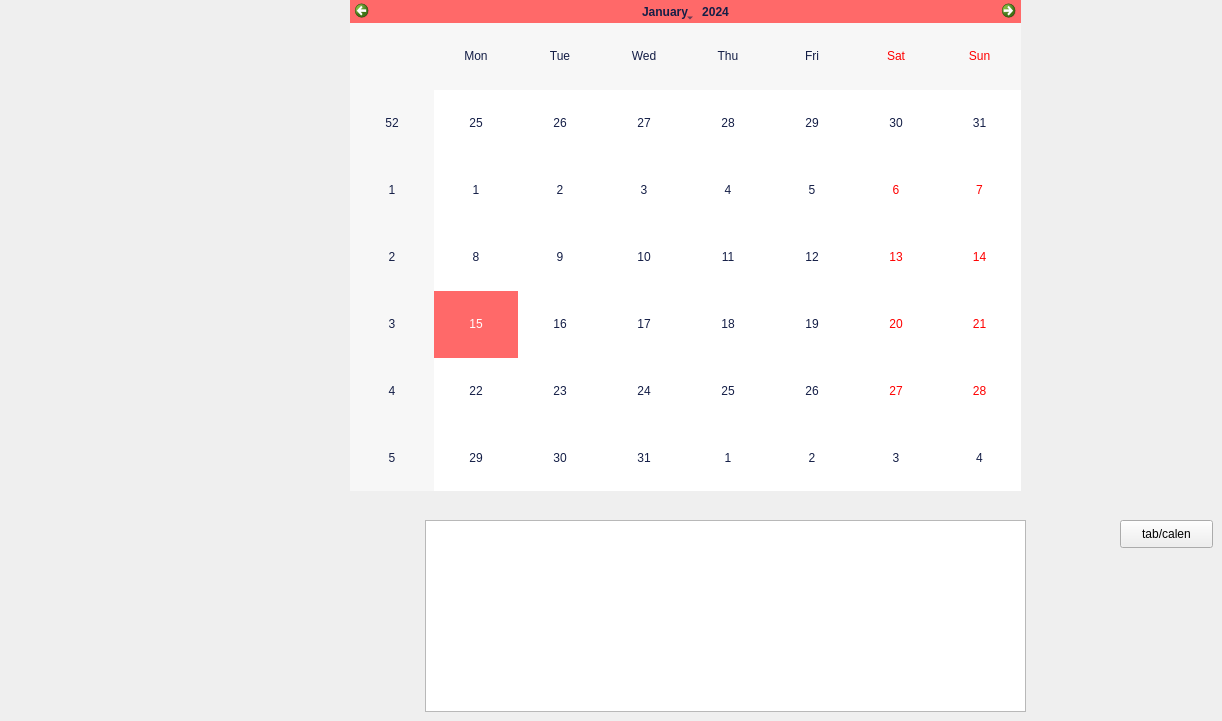
    <widget class="QWidget" name="page_2">
     <widget class="QCalendarWidget" name="calend">
      <property name="geometry">
       <rect>
        <x>350</x>
        <y>0</y>
        <width>671</width>
        <height>491</height>
       </rect>
      </property>
      <property name="palette">
       <palette>
        <active>
         <colorrole role="WindowText">
          <brush brushstyle="SolidPattern">
           <color alpha="255">
            <red>255</red>
            <green>105</green>
            <blue>105</blue>
           </color>
          </brush>
         </colorrole>
         <colorrole role="Button">
          <brush brushstyle="SolidPattern">
           <color alpha="255">
            <red>255</red>
            <green>105</green>
            <blue>105</blue>
           </color>
          </brush>
         </colorrole>
         <colorrole role="Light">
          <brush brushstyle="SolidPattern">
           <color alpha="255">
            <red>213</red>
            <green>234</green>
            <blue>255</blue>
           </color>
          </brush>
         </colorrole>
         <colorrole role="Midlight">
          <brush brushstyle="SolidPattern">
           <color alpha="255">
            <red>149</red>
            <green>202</green>
            <blue>255</blue>
           </color>
          </brush>
         </colorrole>
         <colorrole role="Dark">
          <brush brushstyle="SolidPattern">
           <color alpha="255">
            <red>42</red>
            <green>85</green>
            <blue>127</blue>
           </color>
          </brush>
         </colorrole>
         <colorrole role="Mid">
          <brush brushstyle="SolidPattern">
           <color alpha="255">
            <red>56</red>
            <green>113</green>
            <blue>170</blue>
           </color>
          </brush>
         </colorrole>
         <colorrole role="Text">
          <brush brushstyle="SolidPattern">
           <color alpha="255">
            <red>255</red>
            <green>105</green>
            <blue>105</blue>
           </color>
          </brush>
         </colorrole>
         <colorrole role="BrightText">
          <brush brushstyle="SolidPattern">
           <color alpha="255">
            <red>255</red>
            <green>255</green>
            <blue>255</blue>
           </color>
          </brush>
         </colorrole>
         <colorrole role="ButtonText">
          <brush brushstyle="SolidPattern">
           <color alpha="255">
            <red>255</red>
            <green>105</green>
            <blue>105</blue>
           </color>
          </brush>
         </colorrole>
         <colorrole role="Base">
          <brush brushstyle="SolidPattern">
           <color alpha="255">
            <red>255</red>
            <green>105</green>
            <blue>105</blue>
           </color>
          </brush>
         </colorrole>
         <colorrole role="Window">
          <brush brushstyle="SolidPattern">
           <color alpha="255">
            <red>255</red>
            <green>105</green>
            <blue>105</blue>
           </color>
          </brush>
         </colorrole>
         <colorrole role="Shadow">
          <brush brushstyle="SolidPattern">
           <color alpha="255">
            <red>0</red>
            <green>0</green>
            <blue>0</blue>
           </color>
          </brush>
         </colorrole>
         <colorrole role="AlternateBase">
          <brush brushstyle="SolidPattern">
           <color alpha="255">
            <red>170</red>
            <green>212</green>
            <blue>255</blue>
           </color>
          </brush>
         </colorrole>
         <colorrole role="ToolTipBase">
          <brush brushstyle="SolidPattern">
           <color alpha="255">
            <red>255</red>
            <green>255</green>
            <blue>220</blue>
           </color>
          </brush>
         </colorrole>
         <colorrole role="ToolTipText">
          <brush brushstyle="SolidPattern">
           <color alpha="255">
            <red>0</red>
            <green>0</green>
            <blue>0</blue>
           </color>
          </brush>
         </colorrole>
         <colorrole role="PlaceholderText">
          <brush brushstyle="SolidPattern">
           <color alpha="128">
            <red>0</red>
            <green>0</green>
            <blue>0</blue>
           </color>
          </brush>
         </colorrole>
        </active>
        <inactive>
         <colorrole role="WindowText">
          <brush brushstyle="SolidPattern">
           <color alpha="255">
            <red>255</red>
            <green>105</green>
            <blue>105</blue>
           </color>
          </brush>
         </colorrole>
         <colorrole role="Button">
          <brush brushstyle="SolidPattern">
           <color alpha="255">
            <red>255</red>
            <green>105</green>
            <blue>105</blue>
           </color>
          </brush>
         </colorrole>
         <colorrole role="Light">
          <brush brushstyle="SolidPattern">
           <color alpha="255">
            <red>213</red>
            <green>234</green>
            <blue>255</blue>
           </color>
          </brush>
         </colorrole>
         <colorrole role="Midlight">
          <brush brushstyle="SolidPattern">
           <color alpha="255">
            <red>149</red>
            <green>202</green>
            <blue>255</blue>
           </color>
          </brush>
         </colorrole>
         <colorrole role="Dark">
          <brush brushstyle="SolidPattern">
           <color alpha="255">
            <red>42</red>
            <green>85</green>
            <blue>127</blue>
           </color>
          </brush>
         </colorrole>
         <colorrole role="Mid">
          <brush brushstyle="SolidPattern">
           <color alpha="255">
            <red>56</red>
            <green>113</green>
            <blue>170</blue>
           </color>
          </brush>
         </colorrole>
         <colorrole role="Text">
          <brush brushstyle="SolidPattern">
           <color alpha="255">
            <red>255</red>
            <green>105</green>
            <blue>105</blue>
           </color>
          </brush>
         </colorrole>
         <colorrole role="BrightText">
          <brush brushstyle="SolidPattern">
           <color alpha="255">
            <red>255</red>
            <green>255</green>
            <blue>255</blue>
           </color>
          </brush>
         </colorrole>
         <colorrole role="ButtonText">
          <brush brushstyle="SolidPattern">
           <color alpha="255">
            <red>255</red>
            <green>105</green>
            <blue>105</blue>
           </color>
          </brush>
         </colorrole>
         <colorrole role="Base">
          <brush brushstyle="SolidPattern">
           <color alpha="255">
            <red>255</red>
            <green>105</green>
            <blue>105</blue>
           </color>
          </brush>
         </colorrole>
         <colorrole role="Window">
          <brush brushstyle="SolidPattern">
           <color alpha="255">
            <red>255</red>
            <green>105</green>
            <blue>105</blue>
           </color>
          </brush>
         </colorrole>
         <colorrole role="Shadow">
          <brush brushstyle="SolidPattern">
           <color alpha="255">
            <red>0</red>
            <green>0</green>
            <blue>0</blue>
           </color>
          </brush>
         </colorrole>
         <colorrole role="AlternateBase">
          <brush brushstyle="SolidPattern">
           <color alpha="255">
            <red>170</red>
            <green>212</green>
            <blue>255</blue>
           </color>
          </brush>
         </colorrole>
         <colorrole role="ToolTipBase">
          <brush brushstyle="SolidPattern">
           <color alpha="255">
            <red>255</red>
            <green>255</green>
            <blue>220</blue>
           </color>
          </brush>
         </colorrole>
         <colorrole role="ToolTipText">
          <brush brushstyle="SolidPattern">
           <color alpha="255">
            <red>0</red>
            <green>0</green>
            <blue>0</blue>
           </color>
          </brush>
         </colorrole>
         <colorrole role="PlaceholderText">
          <brush brushstyle="SolidPattern">
           <color alpha="128">
            <red>0</red>
            <green>0</green>
            <blue>0</blue>
           </color>
          </brush>
         </colorrole>
        </inactive>
        <disabled>
         <colorrole role="WindowText">
          <brush brushstyle="SolidPattern">
           <color alpha="255">
            <red>255</red>
            <green>105</green>
            <blue>105</blue>
           </color>
          </brush>
         </colorrole>
         <colorrole role="Button">
          <brush brushstyle="SolidPattern">
           <color alpha="255">
            <red>255</red>
            <green>105</green>
            <blue>105</blue>
           </color>
          </brush>
         </colorrole>
         <colorrole role="Light">
          <brush brushstyle="SolidPattern">
           <color alpha="255">
            <red>213</red>
            <green>234</green>
            <blue>255</blue>
           </color>
          </brush>
         </colorrole>
         <colorrole role="Midlight">
          <brush brushstyle="SolidPattern">
           <color alpha="255">
            <red>149</red>
            <green>202</green>
            <blue>255</blue>
           </color>
          </brush>
         </colorrole>
         <colorrole role="Dark">
          <brush brushstyle="SolidPattern">
           <color alpha="255">
            <red>42</red>
            <green>85</green>
            <blue>127</blue>
           </color>
          </brush>
         </colorrole>
         <colorrole role="Mid">
          <brush brushstyle="SolidPattern">
           <color alpha="255">
            <red>56</red>
            <green>113</green>
            <blue>170</blue>
           </color>
          </brush>
         </colorrole>
         <colorrole role="Text">
          <brush brushstyle="SolidPattern">
           <color alpha="255">
            <red>255</red>
            <green>105</green>
            <blue>105</blue>
           </color>
          </brush>
         </colorrole>
         <colorrole role="BrightText">
          <brush brushstyle="SolidPattern">
           <color alpha="255">
            <red>255</red>
            <green>255</green>
            <blue>255</blue>
           </color>
          </brush>
         </colorrole>
         <colorrole role="ButtonText">
          <brush brushstyle="SolidPattern">
           <color alpha="255">
            <red>255</red>
            <green>105</green>
            <blue>105</blue>
           </color>
          </brush>
         </colorrole>
         <colorrole role="Base">
          <brush brushstyle="SolidPattern">
           <color alpha="255">
            <red>255</red>
            <green>105</green>
            <blue>105</blue>
           </color>
          </brush>
         </colorrole>
         <colorrole role="Window">
          <brush brushstyle="SolidPattern">
           <color alpha="255">
            <red>255</red>
            <green>105</green>
            <blue>105</blue>
           </color>
          </brush>
         </colorrole>
         <colorrole role="Shadow">
          <brush brushstyle="SolidPattern">
           <color alpha="255">
            <red>0</red>
            <green>0</green>
            <blue>0</blue>
           </color>
          </brush>
         </colorrole>
         <colorrole role="AlternateBase">
          <brush brushstyle="SolidPattern">
           <color alpha="255">
            <red>85</red>
            <green>170</green>
            <blue>255</blue>
           </color>
          </brush>
         </colorrole>
         <colorrole role="ToolTipBase">
          <brush brushstyle="SolidPattern">
           <color alpha="255">
            <red>255</red>
            <green>255</green>
            <blue>220</blue>
           </color>
          </brush>
         </colorrole>
         <colorrole role="ToolTipText">
          <brush brushstyle="SolidPattern">
           <color alpha="255">
            <red>0</red>
            <green>0</green>
            <blue>0</blue>
           </color>
          </brush>
         </colorrole>
         <colorrole role="PlaceholderText">
          <brush brushstyle="SolidPattern">
           <color alpha="128">
            <red>0</red>
            <green>0</green>
            <blue>0</blue>
           </color>
          </brush>
         </colorrole>
        </disabled>
       </palette>
      </property>
      <property name="styleSheet">
       <string notr="true">QCalendarWidget {
 color: rgb(255, 105, 105);
    background-color: rgb(255, 105, 105);
}
QCalendarWidget QMenu
{
	background-color: rgb(255, 105, 105);
color: rgb(255, 105, 105);
}
QCalendarWidget QToolButton {
/*text color*/
    color: rgb(20, 30, 70); 
/*background color*/
	background-color: rgb(255, 105, 105);
}

QCalendarWidget QToolButton:hover {
    background-color: rgb(255, 105, 105);
    color: rgb(255, 105, 105); 
}

QCalendarWidget QToolButton:selected {
    background-color: rgb(255, 105, 105);
    color: rgb(255, 105, 105); 
}
QCalendarWidget QAbstractItemView {
    selection-background-color: rgb(255, 105, 105); /* Set the color for the selection bar */
color: rgb(20, 30, 70);
}
QCalendarWidget QWidget#qt_calendar_navigationbar {
    background-color: rgb(255, 105, 105);
}

</string>
      </property>
     </widget>
     <widget class="QTableView" name="ttw">
      <property name="geometry">
       <rect>
        <x>425</x>
        <y>520</y>
        <width>601</width>
        <height>192</height>
       </rect>
      </property>
     </widget>
     <widget class="QPushButton" name="pushButton">
      <property name="geometry">
       <rect>
        <x>1120</x>
        <y>520</y>
        <width>93</width>
        <height>28</height>
       </rect>
      </property>
      <property name="text">
       <string>tab/calen</string>
      </property>
     </widget>
    </widget>
